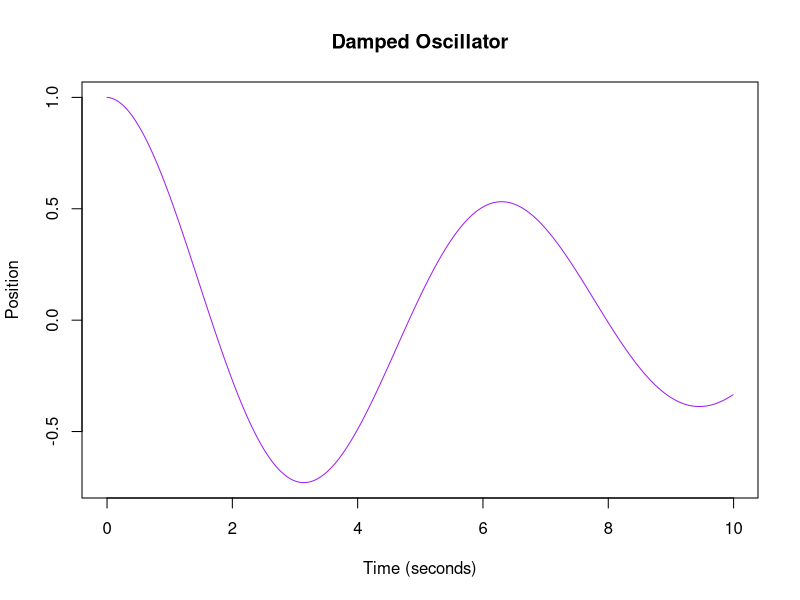

Write the R code that produced this figure.
# Jahnavi Patel 20949024

# DAMPED OSCILLATOR

# Setting Variables

P <- 1.0           # Spring constant
k <- 0.2           # Damping/friction constant
dt <- 0.01         # Tiny change in time

s <- 1.0           # Initial position
v <- 0.0           # Initial velocity

t_max <- 10.0                 # Total time to simulate in seconds (10 seconds)

num_steps <- t_max / dt       # Number of steps (10.0 divided by 0.01 = 1000 steps)

position_history <- numeric(num_steps)  # Numeric is a function that creates a list of zeros at a length, so 1000)
velocity_history <- numeric(num_steps)


# Calculations

for (i in 1:num_steps) {
  
  a <- -P * s - k * v     # Calculating acceleration, now subtracted by the damped constant multiplied by the velocity at current time
  v <- v + (a * dt)   # Updating Velocity: current velocity + acceleration multiplied by dt
  s <- s + ( v * dt)     # Updating position: current position + velocity multiply by dt
  
  position_history[i] <- s  # Allocates each calculation in each step to the current iteration in the index.
  velocity_history[i] <- v
  
}

# Plotting Results

time_axis <- seq(from = 0, to = t_max - dt, by = dt)     # X axis coordinates.

# to 10.0 - 0.01 since first item is 0.00 and we need to keep it at 1000 items (same length) (otherwise would be 1001 items).
# by = dt, tells us how far to jump between numbers, so intervals of 0.01.

# Drawing position graph

plot(
  time_axis,
  position_history,
  type = "l",
  col = "purple",
  xlab = "Time (seconds)",
  ylab = "Position",
  main = "Damped Oscillator"
)

# Position history are the Y axis values
